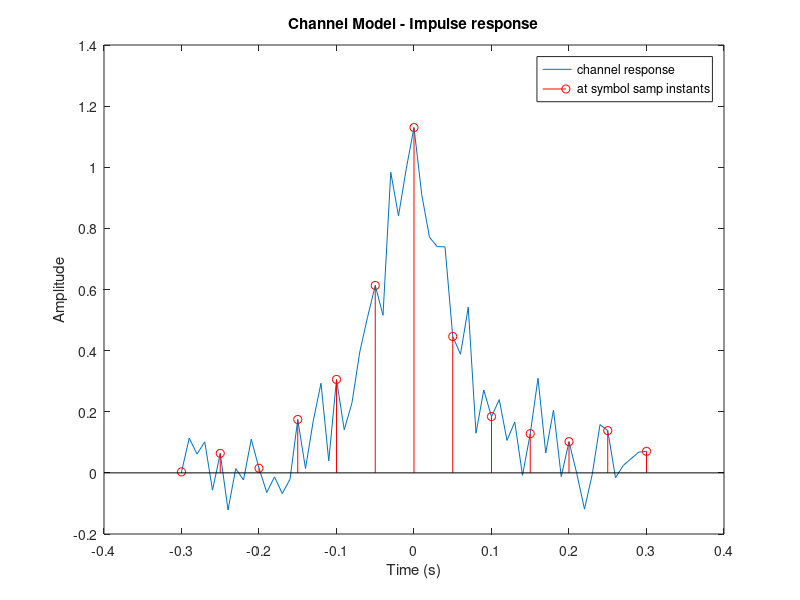

MATLAB code to generate this figure: (Note: this script raises an error after producing the figure.)
clear all; clc;
%System parameters
nSamp=5; %Number of samples per symbol determines baud rate Tsym
Fs=100; %Sampling Frequency of the system
Ts=1/Fs; %Sampling period
Tsym=nSamp*Ts;

%Define transfer function of the channel
k=6; %define limits for computing channel response
N0 = 0.1; %Standard deviation of AWGN noise
t = -k*Tsym:Ts:k*Tsym; %time base defined till +/-kTsym
h = 1./(1+(t/Tsym).^2); %channel model, replace with your own model
h = h + N0*randn(1,length(h)); %add Noise to the channel response
h_c= h(1:nSamp:end); %downsampling to represent the symbol rate sampler
t_inst=t(1:nSamp:end); %symbol sampling instants

figure; plot(t,h); hold on; %channel response at all sampling instants
stem(t_inst,h_c,'r'); %channel response at symbol sampling instants
legend('channel response','at symbol samp instants');
title('Channel Model - Impulse response'); 
xlabel('Time (s)');ylabel('Amplitude');

%Equalizer Design Parameters
nTaps = 14; %Desired number of taps for equalizer filter

%design DELAY OPTIMIZED MMSE eq. for given channel, get tap weights
%and filter the input through the equalizer
noiseVariance = N0^2; %noise variance
snr = 10*log10(1/N0); %convert to SNR (assume var(signal) = 1)
[h_eq,MSE,optDelay]=mmse_equalizer(h_c,snr,nTaps); %find eq. co-effs

xn=h_c; %Test the equalizer with the channel response as input
yn=conv(h_eq,xn); %filter input through the equalizer
h_sys=conv(h_eq,h_c); %overall effect of channel and equalizer

disp(['MMSE Equalizer Design: N=', num2str(nTaps), ...
    ' Delay=',num2str(optDelay)])
disp('MMSE equalizer weights:'); disp(h_eq)

figure; subplot(1,2,1); stem(0:1:length(xn)-1,xn);
xlabel('Samples'); ylabel('Amplitude');title('Equalizer input');

subplot(1,2,2); stem(0:1:length(yn)-1,yn);
xlabel('Samples'); ylabel('Amplitude');
title(['Equalizer output- N=', num2str(nTaps),' Delay=',num2str(optDelay)]);
